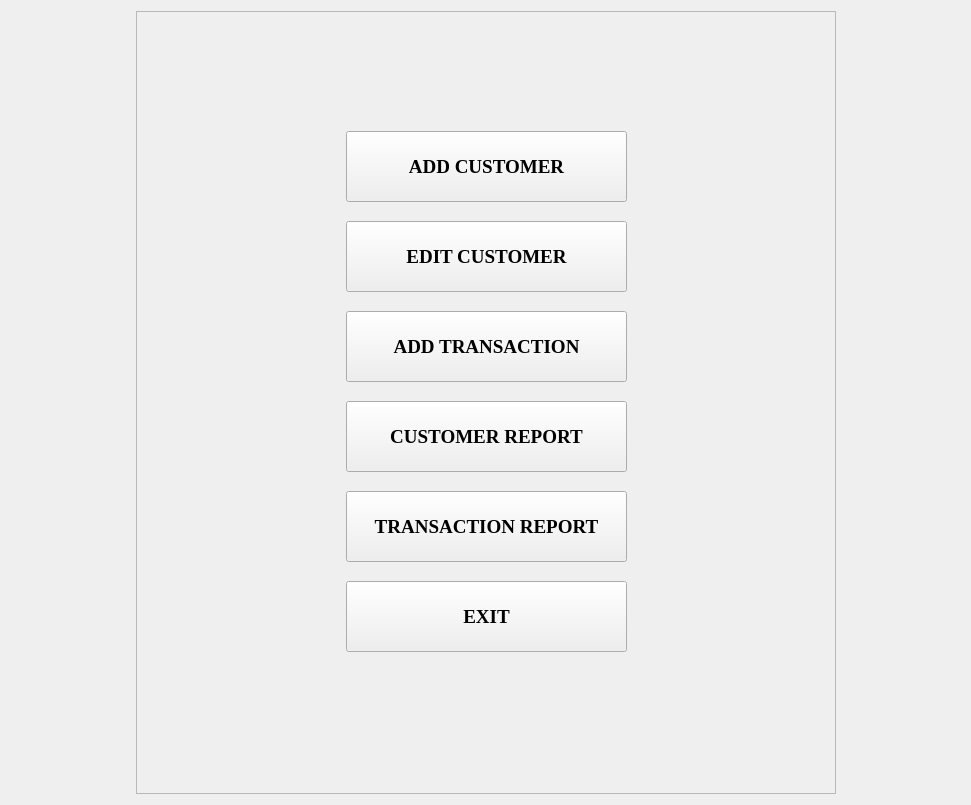
<?xml version="1.0" encoding="UTF-8"?>
<ui version="4.0">
 <class>form2</class>
 <widget class="QWidget" name="form2">
  <property name="geometry">
   <rect>
    <x>0</x>
    <y>0</y>
    <width>971</width>
    <height>805</height>
   </rect>
  </property>
  <property name="windowTitle">
   <string>MENU</string>
  </property>
  <layout class="QHBoxLayout" name="horizontalLayout">
   <item>
    <spacer name="horizontalSpacer">
     <property name="orientation">
      <enum>Qt::Horizontal</enum>
     </property>
     <property name="sizeHint" stdset="0">
      <size>
       <width>40</width>
       <height>20</height>
      </size>
     </property>
    </spacer>
   </item>
   <item>
    <widget class="QFrame" name="frame">
     <property name="minimumSize">
      <size>
       <width>700</width>
       <height>0</height>
      </size>
     </property>
     <property name="frameShape">
      <enum>QFrame::StyledPanel</enum>
     </property>
     <property name="frameShadow">
      <enum>QFrame::Raised</enum>
     </property>
     <widget class="QPushButton" name="b1">
      <property name="geometry">
       <rect>
        <x>210</x>
        <y>120</y>
        <width>281</width>
        <height>71</height>
       </rect>
      </property>
      <property name="font">
       <font>
        <family>Times New Roman</family>
        <pointsize>14</pointsize>
        <weight>75</weight>
        <bold>true</bold>
       </font>
      </property>
      <property name="text">
       <string>ADD CUSTOMER</string>
      </property>
     </widget>
     <widget class="QPushButton" name="b2">
      <property name="geometry">
       <rect>
        <x>210</x>
        <y>210</y>
        <width>281</width>
        <height>71</height>
       </rect>
      </property>
      <property name="font">
       <font>
        <family>Times New Roman</family>
        <pointsize>14</pointsize>
        <weight>75</weight>
        <bold>true</bold>
       </font>
      </property>
      <property name="text">
       <string>EDIT CUSTOMER</string>
      </property>
     </widget>
     <widget class="QPushButton" name="b3">
      <property name="geometry">
       <rect>
        <x>210</x>
        <y>300</y>
        <width>281</width>
        <height>71</height>
       </rect>
      </property>
      <property name="font">
       <font>
        <family>Times New Roman</family>
        <pointsize>14</pointsize>
        <weight>75</weight>
        <bold>true</bold>
       </font>
      </property>
      <property name="text">
       <string>ADD TRANSACTION</string>
      </property>
     </widget>
     <widget class="QPushButton" name="b4">
      <property name="geometry">
       <rect>
        <x>210</x>
        <y>390</y>
        <width>281</width>
        <height>71</height>
       </rect>
      </property>
      <property name="font">
       <font>
        <family>Times New Roman</family>
        <pointsize>14</pointsize>
        <weight>75</weight>
        <bold>true</bold>
       </font>
      </property>
      <property name="text">
       <string>CUSTOMER REPORT</string>
      </property>
     </widget>
     <widget class="QPushButton" name="b5">
      <property name="geometry">
       <rect>
        <x>210</x>
        <y>480</y>
        <width>281</width>
        <height>71</height>
       </rect>
      </property>
      <property name="font">
       <font>
        <family>Times New Roman</family>
        <pointsize>14</pointsize>
        <weight>75</weight>
        <bold>true</bold>
       </font>
      </property>
      <property name="text">
       <string>TRANSACTION REPORT</string>
      </property>
     </widget>
     <widget class="QPushButton" name="b6">
      <property name="geometry">
       <rect>
        <x>210</x>
        <y>570</y>
        <width>281</width>
        <height>71</height>
       </rect>
      </property>
      <property name="font">
       <font>
        <family>Times New Roman</family>
        <pointsize>14</pointsize>
        <weight>75</weight>
        <bold>true</bold>
       </font>
      </property>
      <property name="text">
       <string>EXIT</string>
      </property>
     </widget>
    </widget>
   </item>
   <item>
    <spacer name="horizontalSpacer_2">
     <property name="orientation">
      <enum>Qt::Horizontal</enum>
     </property>
     <property name="sizeHint" stdset="0">
      <size>
       <width>40</width>
       <height>20</height>
      </size>
     </property>
    </spacer>
   </item>
  </layout>
 </widget>
 <resources/>
 <connections/>
</ui>
